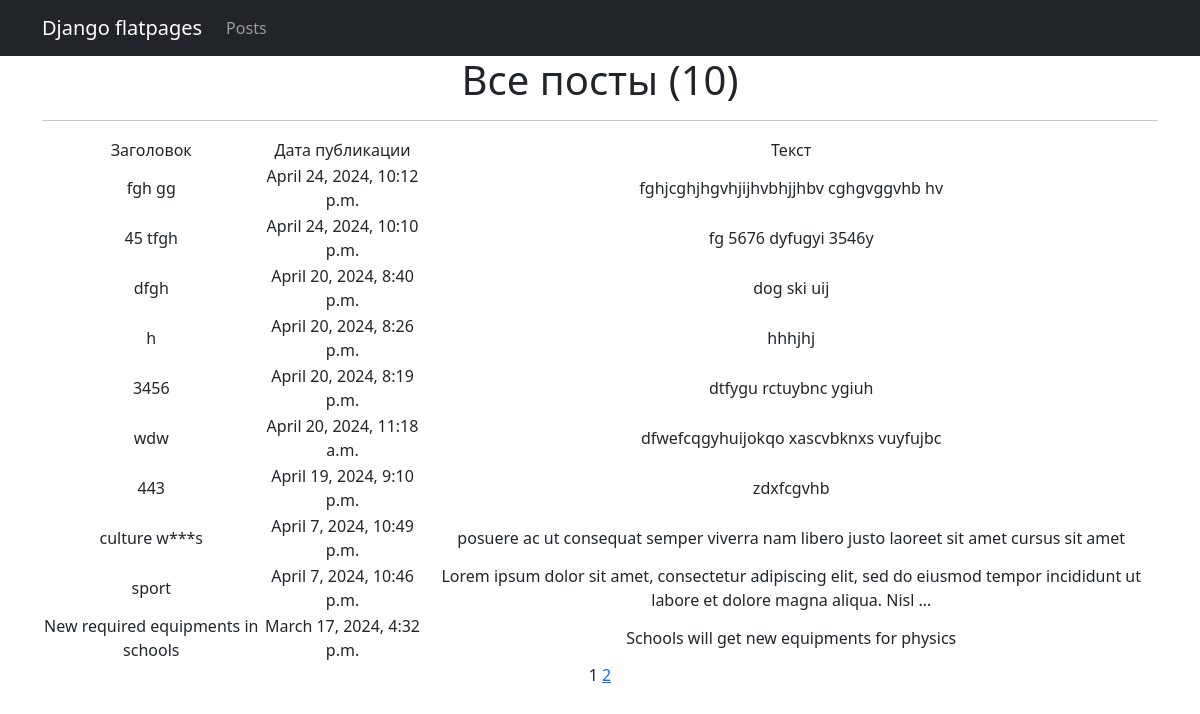
/posts/, run on the app's committed database.
### news/models.py (models this page shows, shortened)
class Post(models.Model):
    article = 'A'
    news = 'N'
    POSITIONS = [
        (article, 'Статья'),
        (news, 'Новость')
    ]
    author = models.ForeignKey(Author, on_delete = models.CASCADE)
    type = models.CharField(max_length=1, choices=POSITIONS, default=news)
    date_in = models.DateTimeField(auto_now_add=True)
    category = models.ManyToManyField(Category, through='PostCategory')
    title = models.CharField(max_length=255)
    text = models.TextField()
    rating = models.IntegerField(default=0)

### news/views.py (the view)
# urls.py: path('', PostsList.as_view(), name='posts'),
class PostsList(ListView):
    model = Post
    ordering = '-date_in'
    template_name = 'posts.html'
    context_object_name = 'posts'
    paginate_by = 10
    def get_context_data(self, **kwargs):
        context = super().get_context_data(**kwargs)
        context['-time_now'] = datetime.utcnow()
        context['filterset'] = self.filterset
        return context
    def get_queryset(self, **kwargs):
        queryset = super().get_queryset()
        self.filterset = PostFilter(self.request.GET, queryset)
        return self.filterset.qs

### news/templatetags/post_filters.py (called while the page is built)
@register.filter()
def censor(word):
    for i in BAD_WORDS:
        word = word.replace(i[1:], '*' * (len(i[1:]) - 1) + i[-1])
    return word

### templates/posts.html (shortened to what this page needs)
{% extends 'flatpages/default.html' %}
{% load post_filters %}
{% block content %}
   <h1>Все посты ({{ posts|length }})</h1>
    <hr>
    {% if posts %}
        <table>
            <tr>
                <td>Заголовок</td>
                <td>Дата публикации</td>
                <td>Текст</td>
            </tr>
            {% for post in posts %}
            <tr>
               <td>{{ post.title|censor }}</td>
               <td>{{ post.date_in }}</td>
               <td>{{ post.text|truncatewords:20|censor }}</td>
            </tr>
            {% endfor %}
        </table>
    {% else %}
        <h2>Постов нет!</h2>
    {% endif %}
   {{ page_obj.number }}
   {% if page_obj.has_next %}
       <a href="?page={{ page_obj.next_page_number }}">{{ page_obj.next_page_number }}</a>
   {% endif %}
{% endblock content %}

### data on the page
Post: title|censor "fgh gg", date_in "April 24, 2024, 10:12 p.m.", text|censor "fghjcghjhgvhjijhvbhjjhbv cghgvggvhb hv"
Post: title|censor "45 tfgh", date_in "April 24, 2024, 10:10 p.m.", text|censor "fg 5676 dyfugyi 3546y"
Post: title|censor "dfgh", date_in "April 20, 2024, 8:40 p.m.", text|censor "dog ski uij"
Post: title|censor "h", date_in "April 20, 2024, 8:26 p.m.", text|censor "hhhjhj"
Post: title|censor "3456", date_in "April 20, 2024, 8:19 p.m.", text|censor "dtfygu rctuybnc ygiuh"
Post: title|censor "wdw", date_in "April 20, 2024, 11:18 a.m.", text|censor "dfwefcqgyhuijokqo xascvbknxs vuyfujbc"
Post: title|censor "443", date_in "April 19, 2024, 9:10 p.m.", text|censor "zdxfcgvhb"
Post: title|censor "culture w***s", date_in "April 7, 2024, 10:49 p.m.", text|censor "posuere ac ut consequat semper viverra nam libero justo laoreet sit amet cursus sit amet"
Post: title|censor "sport", date_in "April 7, 2024, 10:46 p.m.", text|censor "Lorem ipsum dolor sit amet, consectetur adipiscing elit, sed do eiusmod tempor incididunt ut labore et dolore magna aliqua. Nisl …"
Post: title|censor "New required equipments in schools", date_in "March 17, 2024, 4:32 p.m.", text|censor "Schools will get new equipments for physics"

### other printed values
{{ posts|length }} "10"
{{ page_obj.number }} "1"
{{ page_obj.next_page_number }} "2"
